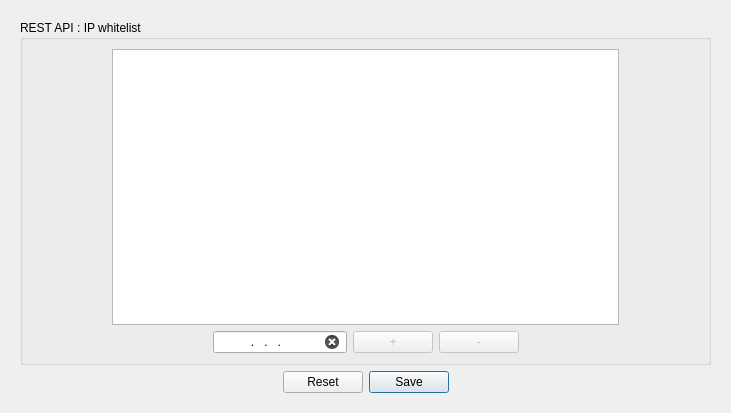
<?xml version="1.0" encoding="UTF-8"?>
<ui version="4.0">
 <class>restapiconfiguration</class>
 <widget class="QWidget" name="restapiconfiguration">
  <property name="geometry">
   <rect>
    <x>0</x>
    <y>0</y>
    <width>731</width>
    <height>413</height>
   </rect>
  </property>
  <property name="windowTitle">
   <string>Form</string>
  </property>
  <layout class="QGridLayout" name="gridLayout">
   <item row="0" column="0">
    <widget class="QScrollArea" name="scrollArea">
     <property name="frameShape">
      <enum>QFrame::NoFrame</enum>
     </property>
     <property name="widgetResizable">
      <bool>true</bool>
     </property>
     <widget class="QWidget" name="scrollAreaWidgetContents">
      <property name="geometry">
       <rect>
        <x>0</x>
        <y>0</y>
        <width>713</width>
        <height>395</height>
       </rect>
      </property>
      <layout class="QGridLayout" name="gridLayout_2">
       <item row="1" column="0">
        <widget class="QDialogButtonBox" name="buttonBoxRestApi">
         <property name="orientation">
          <enum>Qt::Horizontal</enum>
         </property>
         <property name="standardButtons">
          <set>QDialogButtonBox::Reset|QDialogButtonBox::Save</set>
         </property>
         <property name="centerButtons">
          <bool>true</bool>
         </property>
        </widget>
       </item>
       <item row="0" column="0">
        <widget class="QGroupBox" name="ipWhitelistGroupBox">
         <property name="title">
          <string>REST API : IP whitelist</string>
         </property>
         <layout class="QGridLayout" name="gridLayout_3">
          <item row="0" column="0">
           <layout class="QHBoxLayout" name="horizontalLayout_2">
            <item>
             <spacer name="horizontalSpacer_3">
              <property name="orientation">
               <enum>Qt::Horizontal</enum>
              </property>
              <property name="sizeType">
               <enum>QSizePolicy::Preferred</enum>
              </property>
              <property name="sizeHint" stdset="0">
               <size>
                <width>80</width>
                <height>20</height>
               </size>
              </property>
             </spacer>
            </item>
            <item>
             <widget class="QListWidget" name="ipWhitelist">
              <property name="sizeAdjustPolicy">
               <enum>QAbstractScrollArea::AdjustIgnored</enum>
              </property>
              <property name="alternatingRowColors">
               <bool>true</bool>
              </property>
              <property name="viewMode">
               <enum>QListView::ListMode</enum>
              </property>
              <property name="uniformItemSizes">
               <bool>false</bool>
              </property>
              <property name="selectionRectVisible">
               <bool>false</bool>
              </property>
             </widget>
            </item>
            <item>
             <spacer name="horizontalSpacer_4">
              <property name="orientation">
               <enum>Qt::Horizontal</enum>
              </property>
              <property name="sizeType">
               <enum>QSizePolicy::Preferred</enum>
              </property>
              <property name="sizeHint" stdset="0">
               <size>
                <width>80</width>
                <height>20</height>
               </size>
              </property>
             </spacer>
            </item>
           </layout>
          </item>
          <item row="1" column="0">
           <layout class="QHBoxLayout" name="horizontalLayout">
            <item>
             <spacer name="horizontalSpacer">
              <property name="orientation">
               <enum>Qt::Horizontal</enum>
              </property>
              <property name="sizeHint" stdset="0">
               <size>
                <width>40</width>
                <height>20</height>
               </size>
              </property>
             </spacer>
            </item>
            <item>
             <widget class="QLineEdit" name="ipLineEdit">
              <property name="sizePolicy">
               <sizepolicy hsizetype="Preferred" vsizetype="Preferred">
                <horstretch>0</horstretch>
                <verstretch>0</verstretch>
               </sizepolicy>
              </property>
              <property name="inputMask">
               <string notr="true">000.000.000.000</string>
              </property>
              <property name="text">
               <string notr="true">...</string>
              </property>
              <property name="echoMode">
               <enum>QLineEdit::Normal</enum>
              </property>
              <property name="cursorPosition">
               <number>15</number>
              </property>
              <property name="alignment">
               <set>Qt::AlignCenter</set>
              </property>
              <property name="placeholderText">
               <string/>
              </property>
              <property name="cursorMoveStyle">
               <enum>Qt::LogicalMoveStyle</enum>
              </property>
              <property name="clearButtonEnabled">
               <bool>true</bool>
              </property>
             </widget>
            </item>
            <item>
             <widget class="QPushButton" name="ip_add_pushButton">
              <property name="enabled">
               <bool>false</bool>
              </property>
              <property name="sizePolicy">
               <sizepolicy hsizetype="Preferred" vsizetype="Preferred">
                <horstretch>0</horstretch>
                <verstretch>0</verstretch>
               </sizepolicy>
              </property>
              <property name="font">
               <font>
                <weight>50</weight>
                <bold>false</bold>
               </font>
              </property>
              <property name="text">
               <string>+</string>
              </property>
              <property name="flat">
               <bool>false</bool>
              </property>
             </widget>
            </item>
            <item>
             <widget class="QPushButton" name="ip_remove_pushButton">
              <property name="enabled">
               <bool>false</bool>
              </property>
              <property name="sizePolicy">
               <sizepolicy hsizetype="Preferred" vsizetype="Preferred">
                <horstretch>0</horstretch>
                <verstretch>0</verstretch>
               </sizepolicy>
              </property>
              <property name="font">
               <font>
                <weight>50</weight>
                <bold>false</bold>
               </font>
              </property>
              <property name="text">
               <string>-</string>
              </property>
              <property name="flat">
               <bool>false</bool>
              </property>
             </widget>
            </item>
            <item>
             <spacer name="horizontalSpacer_2">
              <property name="orientation">
               <enum>Qt::Horizontal</enum>
              </property>
              <property name="sizeHint" stdset="0">
               <size>
                <width>40</width>
                <height>20</height>
               </size>
              </property>
             </spacer>
            </item>
           </layout>
          </item>
         </layout>
        </widget>
       </item>
      </layout>
     </widget>
    </widget>
   </item>
  </layout>
 </widget>
 <tabstops>
  <tabstop>ipWhitelist</tabstop>
  <tabstop>ipLineEdit</tabstop>
  <tabstop>ip_add_pushButton</tabstop>
  <tabstop>ip_remove_pushButton</tabstop>
  <tabstop>scrollArea</tabstop>
 </tabstops>
 <resources/>
 <connections/>
</ui>
